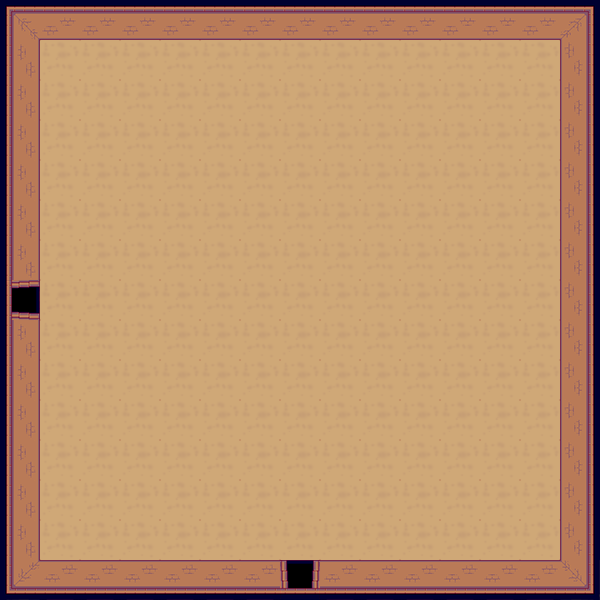

Tiled map render using the project's own tile images. Description and the map definition, with tile-layer contents summarised, below:
An orthogonal 15x15 tile map with 40x40 px tiles, 2 tile layers (background, collision) and 3 objects (2x door, hero).

<map version="1.0" tiledversion="1.0.3" orientation="orthogonal" renderorder="right-down" width="15" height="15" tilewidth="40" tileheight="40" nextobjectid="4">
 <tileset firstgid="1" name="terrains" tilewidth="40" tileheight="40" tilecount="16" columns="8">
  <image source="../images/terrains.png" width="320" height="80" />
 </tileset>
 <layer name="background" width="15" height="15">
  <data>[225 cells, 225 non-empty, 3 distinct tile ids]</data>
 </layer>
 <layer name="collision" width="15" height="15">
  <properties>
   <property name="collision" value="true" />
  </properties>
  <data>[225 cells, 54 non-empty, 8 distinct tile ids]</data>
 </layer>
 <objectgroup name="objects">
  <object id="1" name="door_W" type="door" x="0" y="280" width="40" height="40">
   <properties>
    <property name="direction" value="W" />
    <property name="group" value="doors" />
    <property name="texture" value="" />
   </properties>
  </object>
  <object id="2" name="hero" type="hero" x="280" y="280" width="40" height="40">
   <properties>
    <property name="group" value="heroes" />
    <property name="texture" value="hero_spritesheet" />
    <property name="walking_speed" value="150" />
   </properties>
  </object>
  <object id="3" name="door_S" type="door" x="280" y="560" width="40" height="40">
   <properties>
    <property name="direction" value="S" />
    <property name="group" value="doors" />
    <property name="texture" value="" />
   </properties>
  </object>
 </objectgroup>
</map>
